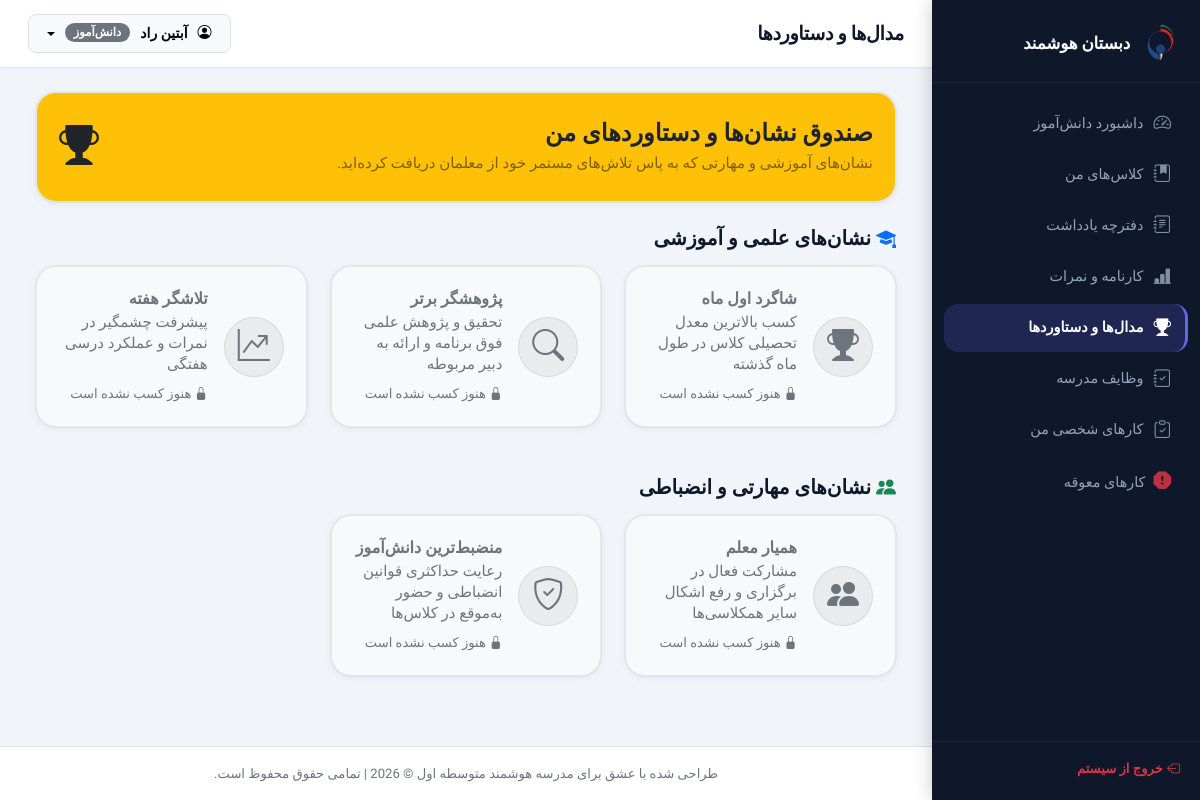
The page /student/badges.php (signed in) on the database its author committed.
### tables this page shows
CREATE TABLE `badges` (
  `id` int(11) NOT NULL,
  `name` varchar(100) NOT NULL,
  `description` varchar(255) NOT NULL,
  `icon` varchar(255) NOT NULL,
  `type` enum('educational','behavioral') NOT NULL
);

### student/badges.php (the view, shortened to what this page needs)
<?php
require_once '../includes/header.php';
try {
    $allBadges = $pdo->query("SELECT * FROM badges ORDER BY type ASC, id ASC")->fetchAll();
    $myBadges = [];
} catch (PDOException $e) {
    die("خطا در بارگذاری مدال‌ها: " . $e->getMessage());
}
?>
<div class="container-fluid">
    <div class="card border-0 shadow-sm rounded-3 mb-4 bg-warning text-dark">
        <div class="card-body p-4 d-flex justify-content-between align-items-center">
            <div>
                <h4 class="fw-bold mb-1">صندوق نشان‌ها و دستاوردهای من</h4>
                <p class="mb-0 text-black-50">نشان‌های آموزشی و مهارتی که به پاس تلاش‌های مستمر خود از معلمان دریافت کرده‌اید.</p>
            </div>
            <i class="bi bi-trophy-fill fs-1 opacity-20"></i>
        </div>
    </div>
    <h5 class="fw-bold mb-3"><i class="bi bi-mortarboard-fill text-primary"></i> نشان‌های علمی و آموزشی</h5>
    <div class="row g-4 mb-5">
        <?php foreach ($allBadges as $badge):
            if ($badge['type'] !== 'educational') continue;
            $earned = isset($myBadges[$badge['id']]);
            $earnedInfo = $earned ? $myBadges[$badge['id']] : null;
        ?>
            <div class="col-md-6 col-lg-4">
                <div class="card border-0 shadow-sm rounded-3 h-100 <?= $earned ? 'border-start border-warning border-4' : 'opacity-60 bg-light' ?>">
                    <div class="card-body p-4 d-flex align-items-center gap-3">
                        <div class="rounded-circle bg-<?= $earned ? 'warning text-dark' : 'secondary bg-opacity-10 text-secondary' ?> d-flex align-items-center justify-content-center" style="width: 60px; height: 60px; flex-shrink: 0; overflow: hidden; border: 1px solid rgba(0,0,0,0.08);">
                            <?php if (strpos($badge['icon'], 'uploads/') === 0): ?>
                                <img src="<?= $root . htmlspecialchars($badge['icon']) ?>" alt="<?= htmlspecialchars($badge['name']) ?>" style="width: 42px; height: 42px; object-fit: contain;">
                            <?php else: ?>
                                <i class="bi bi-<?= htmlspecialchars($badge['icon']) ?> fs-2"></i>
                            <?php endif; ?>
                        </div>
                        <div>
                            <h6 class="fw-bold mb-1 <?= $earned ? 'text-dark' : 'text-secondary' ?>"><?= htmlspecialchars($badge['name']) ?></h6>
                            <p class="mb-0 text-secondary text-xs" style="line-height: 1.4;"><?= htmlspecialchars($badge['description']) ?></p>
                            <?php if ($earned): ?>
                                <hr class="my-2 border-secondary border-opacity-10">
                                <small class="text-success text-xs d-block">
                                    <i class="bi bi-check-circle-fill me-1"></i> کسب شده در <?= to_shamsi($earnedInfo['awarded_at']) ?>
                                </small>
                                <small class="text-secondary text-xs">اهدا شده توسط: <?= htmlspecialchars($earnedInfo['teacher_name']) ?></small>
                            <?php else: ?>
                                <small class="text-secondary text-xs d-block mt-2">
                                    <i class="bi bi-lock-fill"></i> هنوز کسب نشده است
                                </small>
                            <?php endif; ?>
                        </div>
                    </div>
                </div>
            </div>
        <?php endforeach; ?>
    </div>
    <h5 class="fw-bold mb-3"><i class="bi bi-people-fill text-success"></i> نشان‌های مهارتی و انضباطی</h5>
    <div class="row g-4">
        <?php foreach ($allBadges as $badge):
            if ($badge['type'] !== 'behavioral') continue;
            $earned = isset($myBadges[$badge['id']]);
            $earnedInfo = $earned ? $myBadges[$badge['id']] : null;
        ?>
            <div class="col-md-6 col-lg-4">
                <div class="card border-0 shadow-sm rounded-3 h-100 <?= $earned ? 'border-start border-success border-4' : 'opacity-60 bg-light' ?>">
                    <div class="card-body p-4 d-flex align-items-center gap-3">
                        <div class="rounded-circle bg-<?= $earned ? 'success text-white' : 'secondary bg-opacity-10 text-secondary' ?> d-flex align-items-center justify-content-center" style="width: 60px; height: 60px; flex-shrink: 0; overflow: hidden; border: 1px solid rgba(0,0,0,0.08);">
                            <?php if (strpos($badge['icon'], 'uploads/') === 0): ?>
                                <img src="<?= $root . htmlspecialchars($badge['icon']) ?>" alt="<?= htmlspecialchars($badge['name']) ?>" style="width: 42px; height: 42px; object-fit: contain;">
                            <?php else: ?>
                                <i class="bi bi-<?= htmlspecialchars($badge['icon']) ?> fs-2"></i>
                            <?php endif; ?>
                        </div>
                        <div>
                            <h6 class="fw-bold mb-1 <?= $earned ? 'text-dark' : 'text-secondary' ?>"><?= htmlspecialchars($badge['name']) ?></h6>
                            <p class="mb-0 text-secondary text-xs" style="line-height: 1.4;"><?= htmlspecialchars($badge['description']) ?></p>
                            <?php if ($earned): ?>
                                <hr class="my-2 border-secondary border-opacity-10">
                                <small class="text-success text-xs d-block">
                                    <i class="bi bi-check-circle-fill me-1"></i> کسب شده در <?= to_shamsi($earnedInfo['awarded_at']) ?>
                                </small>
                                <small class="text-secondary text-xs">اهدا شده توسط: <?= htmlspecialchars($earnedInfo['teacher_name']) ?></small>
                            <?php else: ?>
                                <small class="text-secondary text-xs d-block mt-2">
                                    <i class="bi bi-lock-fill"></i> هنوز کسب نشده است
                                </small>
                            <?php endif; ?>
                        </div>
                    </div>
                </div>
            </div>
        <?php endforeach; ?>
    </div>
</div>
<?php require_once '../includes/footer.php'; ?>

### assets/css/style.css (style rules this page uses)
:root { --sidebar-bg: #0F172A; --sidebar-hover: rgba(99, 102, 241, 0.12); --sidebar-text: #94A3B8; --sidebar-active-text: #FFFFFF; --sidebar-active-bg: rgba(99, 102, 241, 0.2); --sidebar-active-border:#6366F1; --sidebar-width: 268px; --body-bg: #F1F5F9; --card-bg: #FFFFFF; --card-bg-alt: #F8FAFC; --text-primary: #0F172A; --text-secondary: #475569; --text-muted: #94A3B8; --primary: #6366F1; --primary-hover: #4F46E5; --primary-light: rgba(99, 102, 241, 0.1); --primary-subtle: #EEF2FF; --accent: #F97316; --accent-hover: #EA6C00; --accent-light: rgba(249, 115, 22, 0.1); --success: #10B981; --success-light: rgba(16, 185, 129, 0.1); --danger: #EF4444; --danger-light: rgba(239, 68, 68, 0.1); --warning: #F59E0B; --warning-light: rgba(245, 158, 11, 0.1); --info: #3B82F6; --info-light: rgba(59, 130, 246, 0.1); --border: #E2E8F0; --border-strong: #CBD5E1; --shadow-xs: 0 1px 2px rgba(0,0,0,.04); --shadow-sm: 0 2px 8px rgba(0,0,0,.06), 0 0 0 1px rgba(0,0,0,.04); --shadow-md: 0 4px 16px rgba(0,0,0,.08), 0 0 0 1px rgba(0,0,0,.04); --shadow-lg: 0 8px 32px rgba(0,0,0,.10), 0 0 0 1px rgba(0,0,0,.04); --shadow-clay: 4px 4px 0px rgba(99,102,241,.18), 0 4px 16px rgba(99,102,241,.12); --radius-sm: 8px; --radius-md: 14px; --radius-lg: 20px; --radius-xl: 28px; --radius-pill: 999px; --ease: cubic-bezier(0.25, 0.8, 0.25, 1); --transition: 0.22s var(--ease); }
*, *::before, *::after { box-sizing: border-box; }
html { scroll-behavior: smooth; }
body { font-family: 'Vazirmatn', system-ui, sans-serif; background-color: var(--body-bg); color: var(--text-primary); direction: rtl; overflow-x: hidden; -webkit-font-smoothing: antialiased; font-size: 15px; line-height: 1.6; }
.card { border-radius: var(--radius-lg) !important; border: 1px solid var(--border) !important; box-shadow: var(--shadow-sm) !important; transition: box-shadow var(--transition), transform var(--transition); overflow: hidden; }
.card-body { padding: 22px !important; }
.container-fluid { animation: fadeInUp 0.25s var(--ease); }

### rows shown on the page
badges: name "شاگرد اول ماه", description "کسب بالاترین معدل تحصیلی کلاس در طول ماه گذشته", shows "هنوز کسب نشده است"
badges: name "پژوهشگر برتر", description "تحقیق و پژوهش علمی فوق برنامه و ارائه به دبیر مربوطه", shows "هنوز کسب نشده است"
badges: name "تلاشگر هفته", description "پیشرفت چشمگیر در نمرات و عملکرد درسی هفتگی", shows "هنوز کسب نشده است"
badges: name "همیار معلم", description "مشارکت فعال در برگزاری و رفع اشکال سایر همکلاسی‌ها", shows "هنوز کسب نشده است"
badges: name "منضبط‌ترین دانش‌آموز", description "رعایت حداکثری قوانین انضباطی و حضور به‌موقع در کلاس‌ها", shows "هنوز کسب نشده است"

### other values the page prints
$currentUser['full_name'] "آبتین راد"
get_role_fa($currentUser['role']) "دانش‌آموز"
